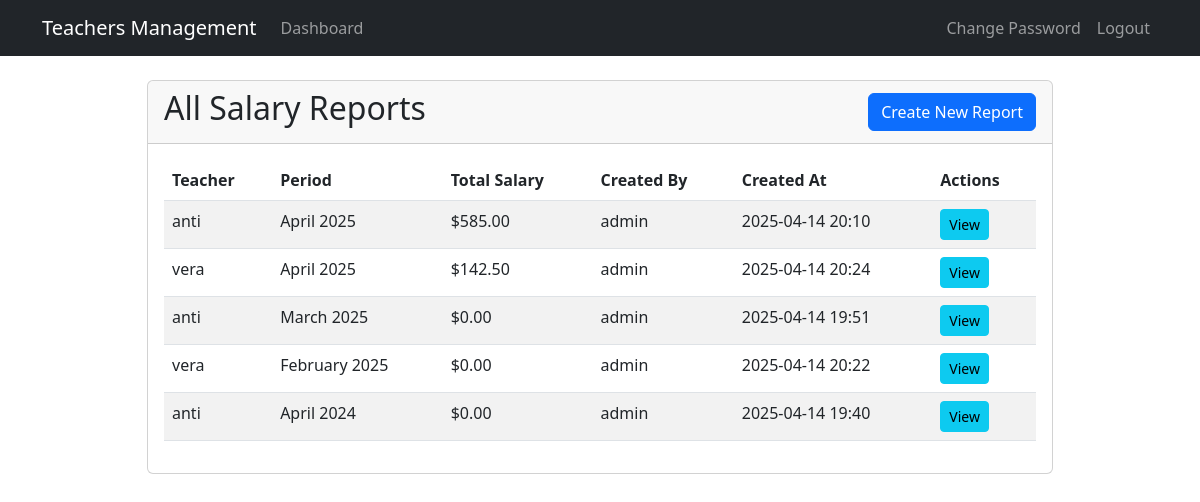
The app's page /dashboard/superuser/salary-reports/ (signed in), older data.
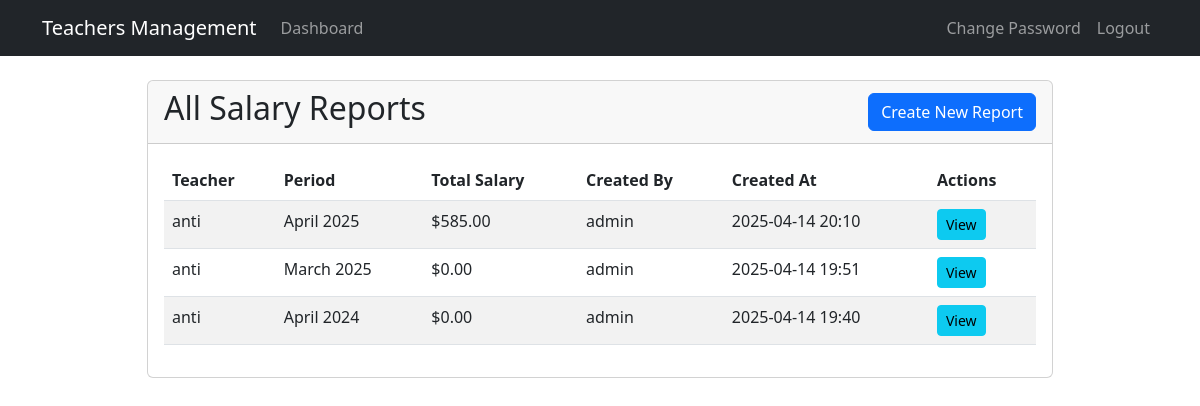
The same page, newer data.
### teachers_app/models.py (models this page shows, shortened)
class SalaryReport(models.Model):
    teacher = models.ForeignKey(Teacher, on_delete=models.CASCADE)
    start_date = models.DateTimeField()
    end_date = models.DateTimeField()
    created_at = models.DateTimeField(auto_now_add=True)
    created_by = models.ForeignKey(CustomUser, on_delete=models.SET_NULL, null=True)
    notes = models.TextField(blank=True)

class Teacher(models.Model):
    user = models.OneToOneField(CustomUser, on_delete=models.CASCADE)
    subjects = models.CharField(max_length=200, blank=True, help_text="Optional: List of subjects taught")
    def __str__(self):
        return f"{self.user.username} - {self.subjects}" if self.subjects else self.user.username

class CustomUser(AbstractUser):
    is_teacher = models.BooleanField(default=False)
    is_inspector = models.BooleanField(default=False)
    is_superuser = models.BooleanField(default=False)

### teachers_app/views.py (the view)
# urls.py: path('superuser/salary-reports/', views.list_salary_reports, name='list_salary_reports'),
@login_required
@user_passes_test(lambda u: u.is_superuser)
def list_salary_reports(request, teacher_id=None):
    if teacher_id:
        teacher = get_object_or_404(Teacher, id=teacher_id)
        reports = SalaryReport.objects.filter(teacher=teacher).order_by('-start_date')
    else:
        teacher = None
        reports = SalaryReport.objects.all().order_by('-start_date')
    reports_with_data = []
    for report in reports:
        year = report.start_date.year
        month = report.start_date.month
        report_data = SalaryCalculationService.calculate_salary(report.teacher, year, month)
        reports_with_data.append({
            'report': report,
            'total_salary': report_data['total_salary']
        })
    return render(request, 'superuser/list_salary_reports.html', {
        'teacher': teacher,
        'reports': reports_with_data
    })

### teachers_app/models.py (called while the page is built)
    def __str__(self):
        return f"{self.name} (${self.hourly_rate}/hour)"

    @property
    def calculated_hours(self):
        if self.entry_type == 'manual' and self.manual_hours:
            return self.manual_hours
        elif self.entry_type == 'clock' and self.clock_in and self.clock_out:
            duration = self.clock_out - self.clock_in
            return duration.total_seconds() / 3600  # Return hours
        elif self.entry_type == 'time_range' and self.start_time and self.end_time:
            duration = self.end_time - self.start_time
            return duration.total_seconds() / 3600  # Return hours
        return None  # Return None if no valid data

    def __str__(self):
        if self.entry_type == 'manual':
            return f"{self.teacher} - {self.task} - {self.manual_hours} hours"
        elif self.entry_type == 'time_range':
            return f"{self.teacher} - {self.task} - {self.start_time} to {self.end_time}"
        return f"{self.teacher} - {self.task} - {self.clock_in} to {self.clock_out}"

### templates/superuser/list_salary_reports.html
{% extends 'base.html' %}
{% block content %}
<div class="container mt-4">
    <div class="row">
        <div class="col-md-10 offset-md-1">
            <div class="card">
                <div class="card-header d-flex justify-content-between align-items-center">
                    <h2>
                        {% if teacher %}
                            Salary Reports for {{ teacher.user.username }}
                        {% else %}
                            All Salary Reports
                        {% endif %}
                    </h2>
                    <a href="{% url 'create_salary_report' %}" class="btn btn-primary">Create New Report</a>
                </div>
                <div class="card-body">
                    {% if reports %}
                        <table class="table table-striped">
                            <thead>
                                <tr>
                                    {% if not teacher %}
                                        <th>Teacher</th>
                                    {% endif %}
                                    <th>Period</th>
                                    <th>Total Salary</th>
                                    <th>Created By</th>
                                    <th>Created At</th>
                                    <th>Actions</th>
                                </tr>
                            </thead>
                            <tbody>
                                {% for item in reports %}
                                <tr>
                                    {% if not teacher %}
                                        <td>{{ item.report.teacher.user.username }}</td>
                                    {% endif %}
                                    <td>{{ item.report.start_date|date:"F Y" }}</td>
                                    <td>${{ item.total_salary|floatformat:2 }}</td>
                                    <td>{{ item.report.created_by.username }}</td>
                                    <td>{{ item.report.created_at|date:"Y-m-d H:i" }}</td>
                                    <td>
                                        <a href="{% url 'view_salary_report' item.report.teacher.id item.report.start_date|date:'Y' item.report.start_date|date:'n' %}"
                                           class="btn btn-sm btn-info">View</a>
                                    </td>
                                </tr>
                                {% endfor %}
                            </tbody>
                        </table>
                    {% else %}
                        <div class="alert alert-info">
                            No salary reports found.
                        </div>
                    {% endif %}
                </div>
            </div>
        </div>
    </div>
</div>
{% endblock %}

### templates/base.html (shortened to what this page needs)
<!DOCTYPE html>
<html lang="en">
<head>
    <link href="https://cdn.jsdelivr.net/npm/bootstrap@5.3.0/dist/css/bootstrap.min.css" rel="stylesheet">
</head>
<body>
    <nav class="navbar navbar-expand-lg navbar-dark bg-dark">
        <div class="container">
            <a class="navbar-brand" href="/">Teachers Management</a>
            <div class="collapse navbar-collapse" id="navbarNav">
                <ul class="navbar-nav me-auto">
                    {% if user.is_authenticated %}
                        <li class="nav-item">
                            <a class="nav-link" href="{% url 'dashboard' %}">Dashboard</a>
                        </li>
                    {% endif %}
                </ul>
                <ul class="navbar-nav">
                    {% if user.is_authenticated %}
                        <li class="nav-item">
                            <a class="nav-link" href="{% url 'change_password' %}">Change Password</a>
                        </li>
                        <li class="nav-item">
                            <form method="post" action="{% url 'logout' %}" class="d-inline">
                                <button type="submit" class="btn nav-link border-0 bg-transparent">Logout</button>
                            </form>
                        </li>
                    {% else %}
                        <li class="nav-item">
                            <a class="nav-link" href="{% url 'login' %}">Login</a>
                        </li>
                    {% endif %}
                </ul>
            </div>
        </div>
    </nav>
    <div class="container mt-4">
        {% block content %}
        {% endblock %}
    </div>
</body>
</html>

Row changes from the older to the newer data that the page shows:
removed SalaryReport: report.teacher.user.username "vera", report.start_date "April 2025", total_salary "142.50", report.created_by.username "admin", report.created_at "2025-04-14 20:24"
removed SalaryReport: report.teacher.user.username "vera", report.start_date "February 2025", total_salary "0.00", report.created_by.username "admin", report.created_at "2025-04-14 20:22"
